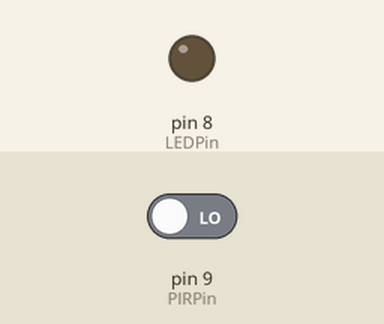
A sketch run on a simulated Arduino Uno, built with avr-gcc and run on an emulated ATmega328P. On the bench: output pins drawn as LEDs (lit = HIGH). The inputs (shaded band) are chosen by the test bench; at power-on: pin 9 (PIRPin) LOW.

Above: at 1.2 s.
1.3 s: pin 9 (PIRPin) driven HIGH
At 2.2 s:
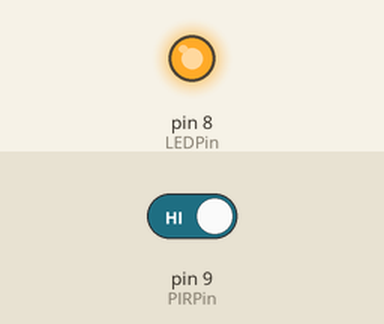
2.8 s: pin 9 (PIRPin) driven LOW
At 3.3 s:
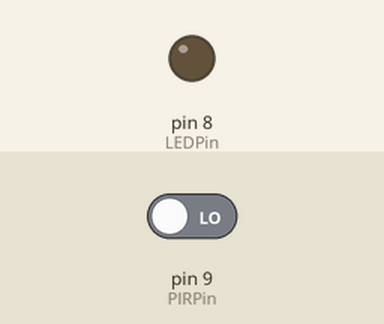
Timing chart, 0 to 5.8 s (numbered marks = the images above; inputs shaded):
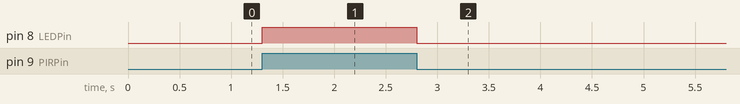

The sketch:

Practica7_DetectorDeMovimiento.ino
```cpp
const int LEDPin= 8;
const int PIRPin= 9;

void setup()
{
  pinMode(LEDPin, OUTPUT);
  pinMode(PIRPin, INPUT);
}

void loop()
{
  bool value= digitalRead(PIRPin);

  if (value == HIGH)
  {
    digitalWrite(LEDPin, HIGH);
  }
  else
  {
    digitalWrite(LEDPin, LOW);
  }
}
```

Measured:
- after the input at 1.3 s, pin 8 (LEDPin): LOW → HIGH at once
- after the input at 2.8 s, pin 8 (LEDPin): HIGH → LOW at once
